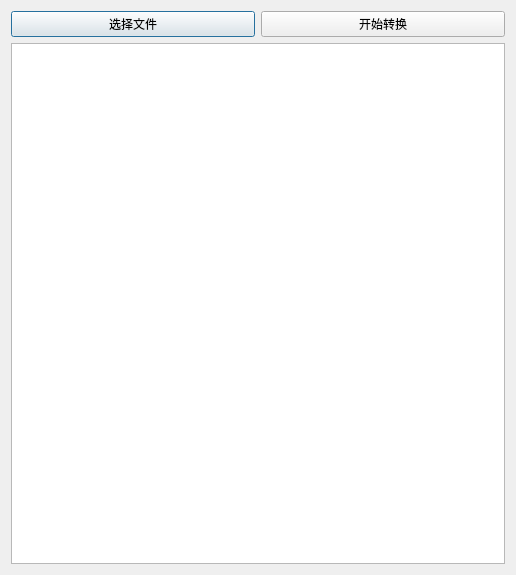
<?xml version="1.0" encoding="UTF-8"?>
<ui version="4.0">
 <class>Dialog</class>
 <widget class="QDialog" name="Dialog">
  <property name="geometry">
   <rect>
    <x>0</x>
    <y>0</y>
    <width>516</width>
    <height>575</height>
   </rect>
  </property>
  <property name="windowTitle">
   <string>Dialog</string>
  </property>
  <layout class="QGridLayout" name="gridLayout">
   <item row="0" column="0">
    <widget class="QPushButton" name="pushButton_selectFile">
     <property name="text">
      <string>选择文件</string>
     </property>
    </widget>
   </item>
   <item row="0" column="1">
    <widget class="QPushButton" name="pushButton_transform">
     <property name="text">
      <string>开始转换</string>
     </property>
    </widget>
   </item>
   <item row="1" column="0" colspan="2">
    <widget class="QTextBrowser" name="textBrowser"/>
   </item>
  </layout>
 </widget>
 <resources/>
 <connections/>
</ui>
